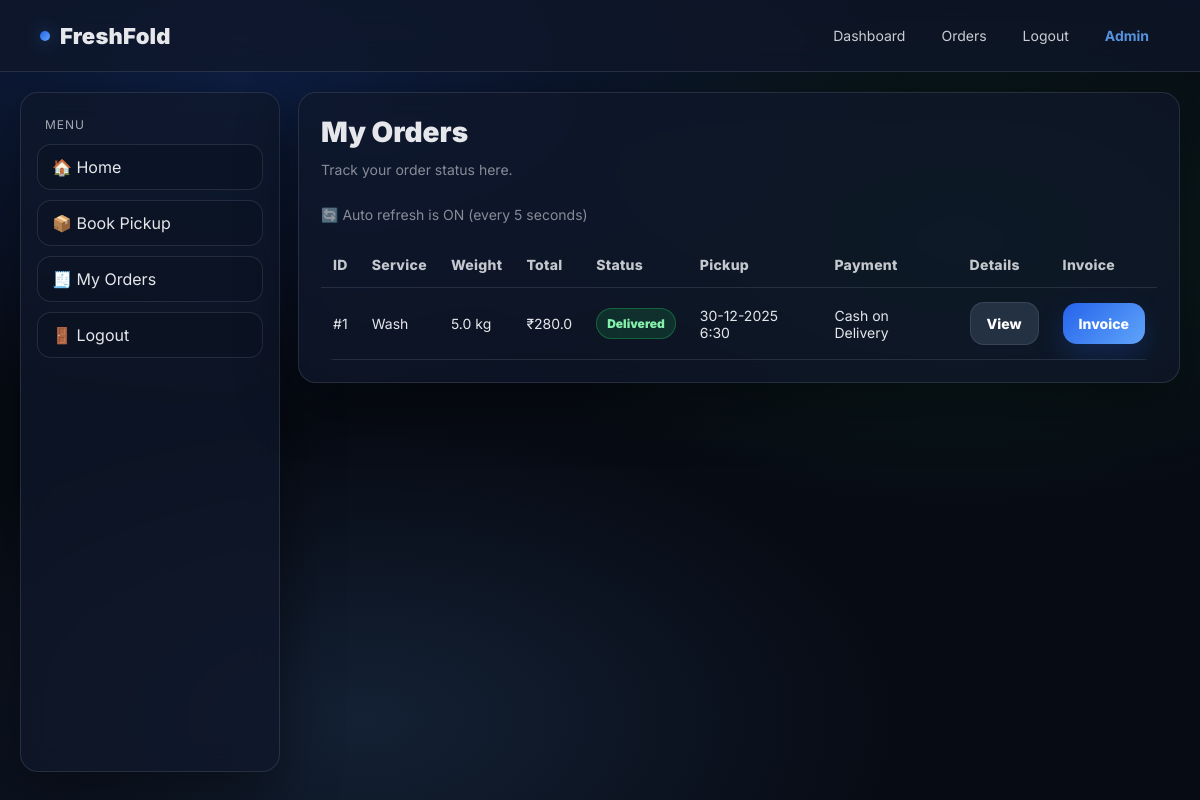
/orders (signed in), run on the app's committed database.
### tables this page shows
CREATE TABLE orders(
            id INTEGER PRIMARY KEY AUTOINCREMENT,
            user_id INTEGER NOT NULL,
            address TEXT NOT NULL,
            pickup_date TEXT NOT NULL,
            pickup_time TEXT NOT NULL,
            service TEXT NOT NULL,
            weight REAL NOT NULL,
            service_price REAL NOT NULL DEFAULT 0,
            delivery_charge REAL NOT NULL DEFAULT 0,
            total_price REAL NOT NULL DEFAULT 0,
            payment_method TEXT NOT NULL DEFAULT 'Not Paid',
            status TEXT NOT NULL DEFAULT 'Pending',
            created_at TEXT NOT NULL,
            FOREIGN KEY(user_id) REFERENCES users(id) ON DELETE CASCADE
        );

### app.py (the view)
@app.route("/orders")
def orders():
    user = get_logged_user()
    if not user:
        return redirect("/login")
    conn = db()
    cur = conn.cursor()
    cur.execute("""
        SELECT id, service, weight, total_price, status, pickup_date, pickup_time, payment_method
        FROM orders
        WHERE user_id=?
        ORDER BY id DESC
    """, (user["id"],))
    data = cur.fetchall()
    conn.close()
    return render_template("orders.html", orders=data)

### app.py (called while the page is built)
def db():
    conn = sqlite3.connect(DB_NAME)
    conn.row_factory = sqlite3.Row
    return conn

def get_user_by_phone(phone):
    conn = db()
    cur = conn.cursor()
    cur.execute("SELECT * FROM users WHERE phone=?", (phone,))
    user = cur.fetchone()
    conn.close()
    return user

def get_logged_user():
    phone = session.get("user_phone")
    if not phone:
        return None
    return get_user_by_phone(phone)

### templates/orders.html (shortened to what this page needs)
{% extends "base.html" %}
{% block body %}
<div class="card">
  <div class="title">My Orders</div>
  <div class="subtitle">
    Track your order status here. <br><br>
    🔄 Auto refresh is ON (every 5 seconds)
  </div>
  <table class="table">
    <tr>
      <th>ID</th>
      <th>Service</th>
      <th>Weight</th>
      <th>Total</th>
      <th>Status</th>
      <th>Pickup</th>
      <th>Payment</th>
      <th>Details</th>
      <th>Invoice</th>
    </tr>
    {% for o in orders %}
    <tr>
      <td>#{{ o[0] }}</td>
      <td>{{ o[1] }}</td>
      <td>{{ o[2] }} kg</td>
      <td>₹{{ o[3] }}</td>
      <td>
        {% if o[4] == "Pending" %}
          <span class="badge pending">Pending</span>
        {% elif o[4] == "Picked" %}
          <span class="badge picked">Picked</span>
        {% elif o[4] == "Delivered" %}
          <span class="badge delivered">Delivered</span>
        {% else %}
          <span class="badge pending">Cancelled</span>
        {% endif %}
      </td>
      <td>{{ o[5] }} {{ o[6] }}</td>
      <td>{{ o[7] }}</td>
      <td><a class="btn btn2" href="/orders/{{ o[0] }}">View</a></td>
      <td><a class="btn" href="/invoice/{{ o[0] }}">Invoice</a></td>
    </tr>
    {% endfor %}
  </table>
</div>
{% endblock %}

### static/style.css (style rules this page uses)
:root { --bg:#070b14; --panel:rgba(15,23,42,0.75); --panel2:rgba(11,18,32,0.65); --border:rgba(148,163,184,0.18); --text:#e5e7eb; --muted:rgba(229,231,235,0.70); --blue:#2563eb; --blue2:#60a5fa; --green:#22c55e; --red:#ef4444; --amber:#f59e0b; --shadow: 0 18px 60px rgba(0,0,0,0.45); }
* { margin:0; padding:0; box-sizing:border-box; font-family: "Inter", system-ui, -apple-system, Segoe UI, Roboto, Arial, sans-serif; }
body { background: radial-gradient(1200px 600px at 20% 10%, rgba(37,99,235,0.22), transparent 55%), radial-gradient(900px 500px at 80% 30%, rgba(34,197,94,0.12), transparent 55%), radial-gradient(900px 500px at 30% 90%, rgba(96,165,250,0.14), transparent 60%), var(--bg); color: var(--text); min-height: 100vh; }
a { color:inherit; text-decoration:none; }
.card { background: var(--panel); border:1px solid var(--border); border-radius:18px; padding:22px; margin-bottom:18px; box-shadow: var(--shadow); backdrop-filter: blur(14px); }
.title { font-size:28px; font-weight:900; margin-bottom:10px; }
.subtitle { font-size:14px; opacity:0.8; margin-bottom:16px; color: var(--muted); line-height: 1.6; }
.btn { background: linear-gradient(135deg, var(--blue), var(--blue2)); color:white; padding:12px 16px; border:none; border-radius:14px; cursor:pointer; font-weight:800; text-decoration:none; display:inline-flex; align-items:center; justify-content:center; gap:10px; transition: 0.2s ease; box-shadow: 0 12px 28px rgba(37,99,235,0.22); }
.btn2 { background: rgba(51,65,85,0.65); border:1px solid var(--border); box-shadow:none; }
.table { width:100%; border-collapse:collapse; margin-top:10px; overflow:hidden; border-radius:14px; }
.table th, .table td { padding:14px 12px; border-bottom:1px solid var(--border); text-align:left; font-size:14px; }
.table th { color: rgba(229,231,235,0.85); font-weight:800; letter-spacing: 0.3px; }
.badge { padding:7px 10px; border-radius:999px; font-size:12px; font-weight:900; display:inline-block; border:1px solid var(--border); background: rgba(51,65,85,0.55); }
.badge.delivered { background: rgba(34,197,94,0.15); border-color: rgba(34,197,94,0.35); color: #86efac; }

### data on the page
orders: id "1", service "Wash", weight "5.0", total_price "280.0", status "Delivered", pickup_date "30-12-2025", pickup_time "6:30", payment_method "Cash on Delivery"
